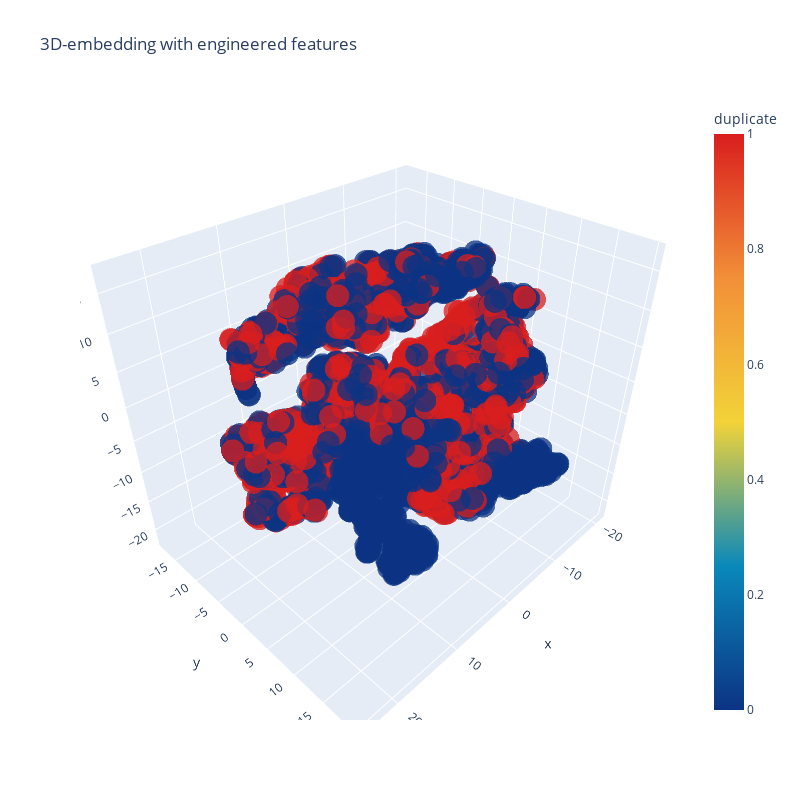

Notebook code for this chart:
### Code cell
trace1 = go.Scatter3d(
    x=tsne3d[:,0],
    y=tsne3d[:,1],
    z=tsne3d[:,2],
    mode='markers',
    marker=dict(
        sizemode='diameter',
        color = y,
        colorscale = 'Portland',
        colorbar = dict(title = 'duplicate'),
        line=dict(color='rgb(255, 255, 255)'),
        opacity=0.75
    )
)

data = [trace1]
layout = dict(height=800, width=800, title='3D-embedding with engineered features')
fig = dict(data=data, layout=layout)
py.iplot(fig, filename='3DBubble')

### Figure 1 — Plotly figure (JSON) as saved in the notebook; plotly's stock layout.template omitted (floating-point values rounded to 4 significant figures; data arrays with more than 128 entries replaced by an {"elided": "..."} marker saying what was removed)
{"data": [{"marker": {"color": {"elided": "5000 int values"}, "colorbar": {"title": {"text": "duplicate"}}, "colorscale": [[0, "rgb(12,51,131)"], [0.25, "rgb(10,136,186)"], [0.5, "rgb(242,211,56)"], [0.75, "rgb(242,143,56)"], [1, "rgb(217,30,30)"]], "line": {"color": "rgb(255, 255, 255)"}, "opacity": 0.75, "sizemode": "diameter"}, "mode": "markers", "type": "scatter3d", "x": {"elided": "5000 float values"}, "y": {"elided": "5000 float values"}, "z": {"elided": "5000 float values"}}], "layout": {"height": 800, "title": {"text": "3D-embedding with engineered features"}, "width": 800}}
